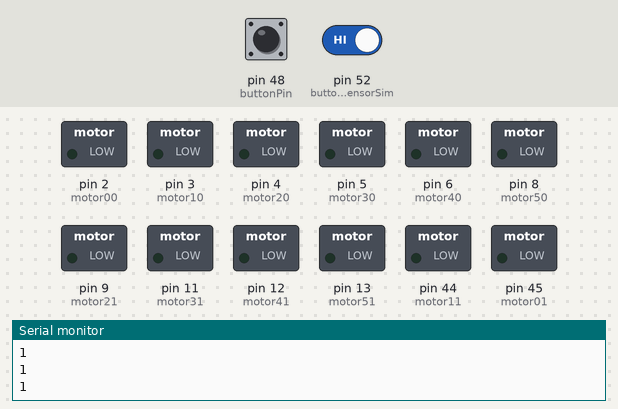
Simulated run of this sketch. Board: Arduino Mega 2560, built with avr-gcc and run on an emulated ATmega2560. Parts: switched loads named in the sketch (green lamp = pin HIGH), the last lines printed to the serial monitor. Dashed ring = blinking. Inputs (shaded band) come from the test bench; at power-on: pin 48 (buttonPin) HIGH, pin 52 (buttonSensorSim) HIGH.

Above: at 1.2 s.
1.3 s: pin 48 (buttonPin) pulled LOW for 3.2 s
At 4.8 s:
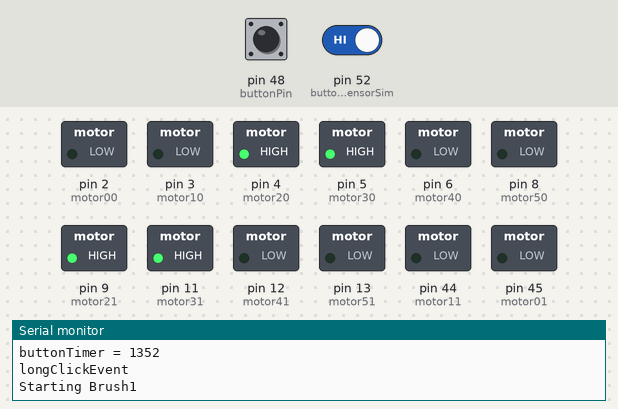
6.1 s: pin 52 (buttonSensorSim) driven LOW
At 7.27 s:
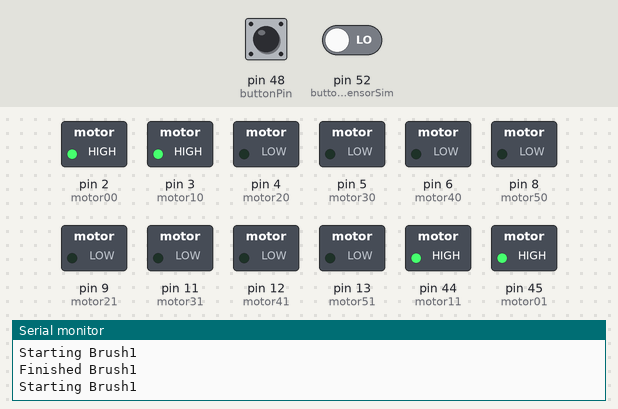
9.1 s: pin 48 (buttonPin) pulled LOW for 1 s
At 11.04 s:
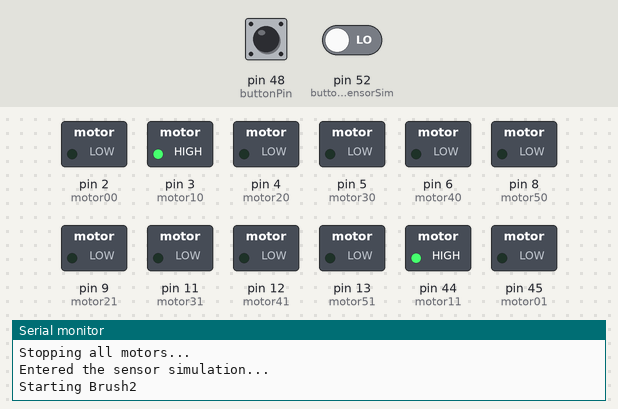
12.1 s: pin 48 (buttonPin) pulled LOW for 0.15 s
15.2 s: pin 48 (buttonPin) pulled LOW for 0.15 s
18.3 s: pin 48 (buttonPin) pulled LOW for 1 s
At 19.81 s:
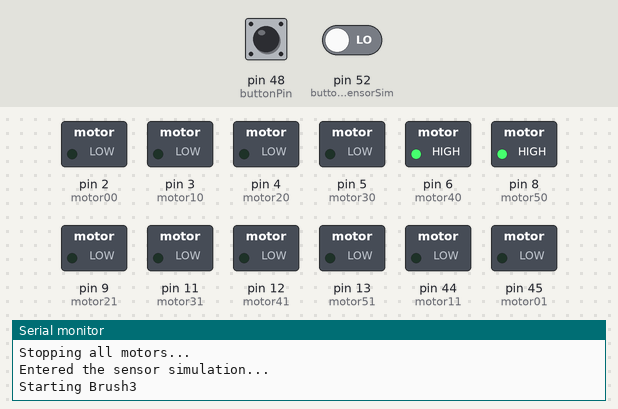
Timing chart, 0 to 22.3 s (numbered marks = the images above; inputs shaded):
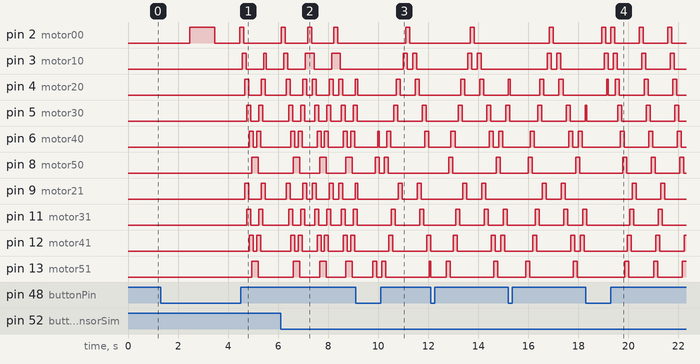

The sketch:

Vsense.ino
```cpp
// constants / pin numbers
const int motor00 = 2;
const int motor01 = 45;
const int motor10 = 3;
const int motor11 = 44;
const int motor20 = 4;
const int motor21 = 9;
const int motor30 = 5;
const int motor31 = 11;
const int motor40 = 6;
const int motor41 = 12;
const int motor50 = 8;
const int motor51 = 13;

const int buttonPin = 48;

//const int HRsensor = 46;
const int buttonSensorSim = 52;

// variables
unsigned long timerDiff = 0;
unsigned long buttonTimer = 0; //ms timer: will store the value of millis() to check for pressing time
unsigned long longClickTime = 1000; //ms period: how long to wait for the long click event to trigger
bool buttonActive;
bool longPressActive = false;
bool brush1Active = false;
bool brush2Active = false;
bool brush3Active = false;
bool longClickMode = false;

int SOA = 95; //inter-stimulus onset asynchrony
int motorCycle = 160; //full time each motor will run
int addTime = 100; //additional time at the end of the wave
int PWM = 255; //intensity of the motor vibration. Range: 0 --> 255 (motors need at least 60 to start)


void setup() {
  Serial.begin(9600);
  pinMode(motor00, OUTPUT);
  pinMode(motor01, OUTPUT);
  pinMode(motor10, OUTPUT);
  pinMode(motor11, OUTPUT);
  pinMode(motor20, OUTPUT);
  pinMode(motor21, OUTPUT);
  pinMode(motor30, OUTPUT);
  pinMode(motor31, OUTPUT);
  pinMode(motor40, OUTPUT);
  pinMode(motor41, OUTPUT);
  pinMode(motor50, OUTPUT);
  pinMode(motor51, OUTPUT);
  pinMode(buttonPin, INPUT_PULLUP);
  //pinMode(HRsensor, INPUT);
  pinMode(buttonSensorSim, INPUT_PULLUP);

  buttonActive = false;
}

void loop() {
  Serial.println(digitalRead(buttonPin));

  if (digitalRead(buttonPin) == LOW) {
    Serial.print("Starting program... ");
    while(digitalRead(buttonPin) == LOW){
      Serial.println("Entering the while loop for checking longClick...");
      if(buttonActive == false){
        Serial.println("Setting buttonTimer and buttonActive...");
        buttonTimer = millis();
        buttonActive = true;
      }
      Serial.println("I escaped the if statement for setting bTimer and bActive...");
      timerDiff = millis() - buttonTimer;
      if (timerDiff > longClickTime){
      //do long click event
      Serial.print("millis() = ");
      Serial.println(millis());
      Serial.print("buttonTimer = ");
      Serial.println(buttonTimer);
      Serial.println("longClickEvent");
      longPressActive = true;
      buttonActive = false;
      longClickEvent();
      }
      Serial.println("I passed by the if statement for longClick...");
      delay(100);
    }
    if (longPressActive == true){
      Serial.println("Resetting buttonActive and longPressActive...");
      buttonActive = false;
      longPressActive = false;
    } else {
        Serial.println("Resetting buttonActive...");
        buttonActive = false;
        //do short click event
        Serial.println("shortClickEvent");
        shortClickEvent();
        Serial.print("ShortClickEvent is finished. ButtonActive: ");
        Serial.println(buttonActive);
    }
    delay(100);
  }
  delay(100);
}

void longClickEvent() {
 //notification for the long click input
  analogWrite(motor00, PWM);  // run first line of motor at 60% duty cycle --> 3V
  analogWrite(motor01, PWM);
  delay(1000);                // play for 0.5s
  analogWrite(motor00, 0);  // shut first line of motor
  analogWrite(motor01, 0);
  delay(1000);             // wait for 1s

  brush1Active = true;
  longClickMode = true;
  brush1();
  stopMotors();
  while (true) {
    Serial.println("Waiting for sensor...");
    if (digitalRead(buttonPin) == LOW){
      if (brush1Active == true){
        brush1Active = false;
        brush2Active = true;
        brush2();
        stopMotors();
      } else if (brush2Active == true){
        brush2Active = false;
        brush3Active = true;
        brush3();
        stopMotors();
      } else if (brush3Active == true){
        brush3Active = false;
        brush4();
        stopMotors();
      } else {
        brush1Active = true;
        brush1();
        stopMotors();
      }
      delay(100);
    }

    if (digitalRead(buttonSensorSim) == LOW){
      Serial.println("Entered the sensor simulation...");
      longClickMode = false;
      if (brush1Active == true){
        brush1();
      } else if (brush2Active == true){
        brush2();
      } else if (brush3Active == true){
        brush3();
      } else {
        brush4();
      }
      stopMotors();
      delay(500);
      longClickMode = true;
    }
//    while (digitalRead(HRsensor)>120){
//      if (brush1Active){
//        // change the parameters of the brush
//        // do the brush patter 1
//      } else {
//
//      }
//    }
    delay(100);
  }
}

void shortClickEvent() {
  //notification for the short click input
  analogWrite(motor50, 90);  // run first line of motor at 60% duty cycle --> 3V
  analogWrite(motor51, 90);
  delay(3000);                // play for 0.5s
  analogWrite(motor50, 0);  // shut first line of motor
  analogWrite(motor51, 0);
  delay(1000);             // wait for 1s

  //brush1();
  stopMotors();

  delay(1000);
}

void brush1() {
  do{
    Serial.println("Starting Brush1");
    analogWrite(motor00, PWM);  // run first line of motor at PWM (range: 0 --> 255)
    analogWrite(motor01, PWM);
    delay(SOA);                // play for *SOA* before starting the next row
    analogWrite(motor10, PWM);  // run second line of motor at PWM (range: 0 --> 255)
    analogWrite(motor11, PWM);
    delay(motorCycle-SOA);    // wait for the full motorCycle to finish before shutting down the first line
    analogWrite(motor00, 0);  // shut first line of motor
    analogWrite(motor01, 0);
    if (digitalRead(buttonPin)==LOW)
      break;
    delay(2*SOA-motorCycle);  // wait for the time in between
    analogWrite(motor20, PWM);  // run third line of motor at PWM (range: 0 --> 255)
    analogWrite(motor21, PWM);
    delay(motorCycle-SOA);
    analogWrite(motor10, 0);  // shut second line of motor
    analogWrite(motor11, 0);
    delay(2*SOA-motorCycle);
    analogWrite(motor30, PWM);  // run fourth line of motor at PWM (range: 0 --> 255)
    analogWrite(motor31, PWM);
    if (digitalRead(buttonPin)==LOW)
      break;
    delay(motorCycle-SOA);
    analogWrite(motor20, 0);  // shut third line of motor
    analogWrite(motor21, 0);
    delay(2*SOA-motorCycle);
    analogWrite(motor40, PWM);  // run fifth line of motor at PWM (range: 0 --> 255)
    analogWrite(motor41, PWM);
    delay(motorCycle-SOA);
    analogWrite(motor30, 0);  // shut fourth line of motor
    analogWrite(motor31, 0);
    if (digitalRead(buttonPin)==LOW)
      break;
    delay(2*SOA-motorCycle);
    analogWrite(motor50, PWM);  // run sixth line of motor at PWM (range: 0 --> 255)
    analogWrite(motor51, PWM);
    delay(motorCycle-SOA);
    analogWrite(motor40, 0);  // shut fifth line of motor
    analogWrite(motor41, 0);
    delay(2*SOA-motorCycle+addTime); // end of the wave, start of the back firing wave
    analogWrite(motor40, PWM);
    analogWrite(motor41, PWM);
    if (digitalRead(buttonPin)==LOW)
      break;
    delay(motorCycle-SOA);
    analogWrite(motor50, 0);
    analogWrite(motor51, 0);
    delay(2*SOA-motorCycle);
    analogWrite(motor30, PWM);
    analogWrite(motor31, PWM);
    delay(motorCycle-SOA);
    analogWrite(motor40, 0);
    analogWrite(motor41, 0);
    if (digitalRead(buttonPin)==LOW)
      break;
    delay(2*SOA-motorCycle);
    analogWrite(motor20, PWM);
    analogWrite(motor21, PWM);
    delay(motorCycle-SOA);
    analogWrite(motor30, 0);
    analogWrite(motor31, 0);
    delay(2*SOA-motorCycle);
    analogWrite(motor10, PWM);
    analogWrite(motor11, PWM);
    if (digitalRead(buttonPin)==LOW)
      break;
    delay(motorCycle-SOA);
    analogWrite(motor20, 0);
    analogWrite(motor21, 0);
    delay(2*SOA-motorCycle);
    analogWrite(motor00, 1);
    analogWrite(motor01, 1);
    Serial.println("Finished Brush1");
  }while(longClickMode==false);
}

void brush2() {
  Serial.println("Starting Brush2");
  analogWrite(motor51, PWM);  // run the motor50 at PWM (range: 0 --> 153)
  delay(SOA);                 // play for *SOA* before starting the next row
  do{
    analogWrite(motor50, PWM);
    delay(motorCycle-SOA);
    analogWrite(motor51, 0);
    delay(2*SOA-motorCycle);
    analogWrite(motor40, PWM);
    delay(motorCycle-SOA);
    if (digitalRead(buttonPin)==LOW)
        break;
    analogWrite(motor50, 0);
    delay(2*SOA-motorCycle);
    analogWrite(motor41, PWM);
    delay(motorCycle-SOA);
    analogWrite(motor40, 0);
    delay(2*SOA-motorCycle);
    if (digitalRead(buttonPin)==LOW)
        break;
    analogWrite(motor31, PWM);
    delay(motorCycle-SOA);
    analogWrite(motor41, 0);
    delay(2*SOA-motorCycle);
    analogWrite(motor30, PWM);
    delay(motorCycle-SOA);
    if (digitalRead(buttonPin)==LOW)
        break;
    analogWrite(motor31, 0);
    delay(2*SOA-motorCycle);
    analogWrite(motor20, PWM);
    delay(motorCycle-SOA);
    analogWrite(motor30, 0);
    delay(2*SOA-motorCycle);
    if (digitalRead(buttonPin)==LOW)
        break;
    analogWrite(motor21, PWM);
    delay(motorCycle-SOA);
    analogWrite(motor20, 0);
    delay(2*SOA-motorCycle);
    analogWrite(motor11, PWM);
    delay(motorCycle-SOA);
    if (digitalRead(buttonPin)==LOW)
        break;
    analogWrite(motor21, 0);
    delay(2*SOA-motorCycle);
    analogWrite(motor10, PWM);
    delay(motorCycle-SOA);
    analogWrite(motor11, 0);
    delay(2*SOA-motorCycle);
    if (digitalRead(buttonPin)==LOW)
        break;
    analogWrite(motor00, PWM);
    delay(motorCycle-SOA);
    analogWrite(motor10, 0);
    delay(2*SOA-motorCycle);
    analogWrite(motor01, PWM);
    delay(motorCycle-SOA);
    if (digitalRead(buttonPin)==LOW)
        break;
    analogWrite(motor00, 0);
    delay(2*SOA-motorCycle);
    analogWrite(motor11, PWM);
    delay(motorCycle-SOA);
    analogWrite(motor01, 0);
    delay(2*SOA-motorCycle);
    if (digitalRead(buttonPin)==LOW)
        break;
    analogWrite(motor10, PWM);
    delay(motorCycle-SOA);
    analogWrite(motor11, 0);
    delay(2*SOA-motorCycle);
    analogWrite(motor20, PWM);
    delay(motorCycle-SOA);
    if (digitalRead(buttonPin)==LOW)
        break;
    analogWrite(motor10, 0);
    delay(2*SOA-motorCycle);
    analogWrite(motor21, PWM);
    delay(motorCycle-SOA);
    analogWrite(motor20, 0);
    delay(2*SOA-motorCycle);
    if (digitalRead(buttonPin)==LOW)
        break;
    analogWrite(motor31, PWM);
    delay(motorCycle-SOA);
    analogWrite(motor21, 0);
    delay(2*SOA-motorCycle);
    analogWrite(motor30, PWM);
    delay(motorCycle-SOA);
    if (digitalRead(buttonPin)==LOW)
        break;
    analogWrite(motor31, 0);
    delay(2*SOA-motorCycle);
    analogWrite(motor40, PWM);
    delay(motorCycle-SOA);
    analogWrite(motor30, 0);
    delay(2*SOA-motorCycle);
    if (digitalRead(buttonPin)==LOW)
        break;
    analogWrite(motor41, PWM);
    delay(motorCycle-SOA);
    analogWrite(motor40, 0);
    delay(2*SOA-motorCycle);
    analogWrite(motor51, PWM);
    delay(motorCycle-SOA);
    if (digitalRead(buttonPin)==LOW)
        break;
    analogWrite(motor41, 0);
    delay(2*SOA-motorCycle);
  }while(longClickMode==false);
  Serial.println("Finished Brush2");
}

void brush3(){
  Serial.println("Starting Brush3");
 analogWrite(motor00, PWM);
 delay(SOA);
 do {
   analogWrite(motor10, PWM);
   delay(motorCycle-SOA);
   analogWrite(motor00, 0);
   delay(2*SOA-motorCycle);
   analogWrite(motor20, PWM);
   delay(motorCycle-SOA);
   if (digitalRead(buttonPin)==LOW)
     break;
   analogWrite(motor10, 0);
   delay(2*SOA-motorCycle);
   analogWrite(motor30, PWM);
   delay(motorCycle-SOA);
   analogWrite(motor20, 0);
   delay(2*SOA-motorCycle);
   if (digitalRead(buttonPin)==LOW)
     break;
   analogWrite(motor40, PWM);
   delay(motorCycle-SOA);
   analogWrite(motor30, 0);
   delay(2*SOA-motorCycle);
   analogWrite(motor50, PWM);
   delay(motorCycle-SOA);
   if (digitalRead(buttonPin)==LOW)
     break;
   analogWrite(motor40, 0);
   delay(2*SOA-motorCycle);
   analogWrite(motor51, PWM);
   delay(motorCycle-SOA);
   analogWrite(motor50, 0);
   delay(2*SOA-motorCycle);
   if (digitalRead(buttonPin)==LOW)
     break;
   analogWrite(motor41, PWM);
   delay(motorCycle-SOA);
   analogWrite(motor51, 0);
   delay(2*SOA-motorCycle);
   analogWrite(motor31, PWM);
   delay(motorCycle-SOA);
   if (digitalRead(buttonPin)==LOW)
     break;
   analogWrite(motor41, 0);
   delay(2*SOA-motorCycle);
   analogWrite(motor21, PWM);
   delay(motorCycle-SOA);
   analogWrite(motor31, 0);
   delay(2*SOA-motorCycle);
   if (digitalRead(buttonPin)==LOW)
     break;
   analogWrite(motor11, PWM);
   delay(motorCycle-SOA);
   analogWrite(motor21, 0);
   delay(2*SOA-motorCycle);
   analogWrite(motor01, PWM);
   delay(motorCycle-SOA);
   if (digitalRead(buttonPin)==LOW)
     break;
   analogWrite(motor11, 0);
   delay(2*SOA-motorCycle);
   analogWrite(motor00, PWM);
   delay(motorCycle-SOA);
   analogWrite(motor01, 0);
   delay(2*SOA-motorCycle);
   if (digitalRead(buttonPin)==LOW)
     break;
 }while(longClickMode==false);
 Serial.println("Finished Brush3");
}

void brush4(){
  Serial.println("Starting Brush4");
  analogWrite(motor00, PWM);
  delay(SOA);
  do {
    analogWrite(motor10, 165); // 204 was the corresponding number but since the other is not strong enough this had to be tempered
    analogWrite(motor11, 90); // 51 was the correct number to get a perfect hourlass shape with phantom actuators but the motor only start around 85
    delay(motorCycle-SOA);
    analogWrite(motor00, 0);
    delay(2*SOA-motorCycle);
    analogWrite(motor20, 137); // putting this one more in the middle to get a contrast with the previous one (correct number: 153)
    analogWrite(motor21, 117); // correct number: 102
    delay(motorCycle-SOA);
    if (digitalRead(buttonPin)==LOW)
     break;
    analogWrite(motor10, 0);
    analogWrite(motor11, 0);
    delay(2*SOA-motorCycle);
    analogWrite(motor30, 117);
    analogWrite(motor31, 137);
    delay(motorCycle-SOA);
    analogWrite(motor20, 0);
    analogWrite(motor21, 0);
    delay(2*SOA-motorCycle);
    if (digitalRead(buttonPin)==LOW)
     break;
    analogWrite(motor40, 90);
    analogWrite(motor41, 165);
    delay(motorCycle-SOA);
    analogWrite(motor30, 0);
    analogWrite(motor31, 0);
    delay(2*SOA-motorCycle);
    analogWrite(motor51, PWM);
    delay(motorCycle-SOA);
    if (digitalRead(buttonPin)==LOW)
     break;
    analogWrite(motor40, 0);
    analogWrite(motor41, 0);
    delay(2*SOA-motorCycle);
    analogWrite(motor50, PWM);
    delay(motorCycle-SOA);
    analogWrite(motor51, 0);
    delay(2*SOA-motorCycle);
    if (digitalRead(buttonPin)==LOW)
     break;
    analogWrite(motor40, 165);
    analogWrite(motor41, 90);
    delay(motorCycle-SOA);
    analogWrite(motor50, 0);
    delay(2*SOA-motorCycle);
    analogWrite(motor30, 137);
    analogWrite(motor31, 117);
    delay(motorCycle-SOA);
    if (digitalRead(buttonPin)==LOW)
     break;
    analogWrite(motor40, 0);
    analogWrite(motor41, 0);
    delay(2*SOA-motorCycle);
    analogWrite(motor20, 117);
    analogWrite(motor21, 137);
    delay(motorCycle-SOA);
    analogWrite(motor30, 0);
    analogWrite(motor31, 0);
    delay(2*SOA-motorCycle);
    if (digitalRead(buttonPin)==LOW)
     break;
    analogWrite(motor10, 90);
    analogWrite(motor11, 165);
    delay(motorCycle-SOA);
    analogWrite(motor20, 0);
    analogWrite(motor21, 0);
    delay(2*SOA-motorCycle);
    analogWrite(motor01, PWM);
    delay(motorCycle-SOA);
    if (digitalRead(buttonPin)==LOW)
     break;
    analogWrite(motor10, 0);
    analogWrite(motor11, 0);
    delay(2*SOA-motorCycle);
    analogWrite(motor00, PWM);
    delay(motorCycle-SOA);
    analogWrite(motor01, 0);
    delay(2*SOA-motorCycle);
    if (digitalRead(buttonPin)==LOW)
     break;
  }while(longClickMode == false);
  Serial.println("Finished Brush4");
}

void stopMotors() {
  Serial.println("Stopping all motors... ");
  analogWrite(motor00, 0);
  analogWrite(motor01, 0);
  analogWrite(motor10, 0);
  analogWrite(motor11, 0);
  analogWrite(motor20, 0);
  analogWrite(motor21, 0);
  analogWrite(motor30, 0);
  analogWrite(motor31, 0);
  analogWrite(motor40, 0);
  analogWrite(motor41, 0);
  analogWrite(motor50, 0);
  analogWrite(motor51, 0);
}
```

Measured:
- after the input at 1.3 s, pin 2 (motor00): LOW → HIGH after 1.2 s, → LOW 1.0 s later, → HIGH 1.0 s later, → LOW 0.16 s later; pin 3 (motor10): LOW → HIGH after 3.3 s, → LOW 0.16 s later, → HIGH 0.70 s later, → LOW 0.10 s later
- after the input at 6.1 s, pin 2 (motor00): alternates HIGH for 0.16 s and LOW for 0.89 s, starting at once; pin 3 (motor10): LOW → HIGH after 0.12 s, then repeats every 1.1 s: LOW 0.70 s, HIGH 0.35 s
- after the input at 9.1 s, pin 3 (motor10): alternates HIGH for 0.16 s and LOW for 0.22 s, 4 changes in all, then stays LOW, starting after 1.9 s; pin 8 (motor50): alternates HIGH for 0.16 s and LOW for 0.20 s, 4 changes in all, then stays LOW, starting after 0.78 s
- after the input at 18.3 s, pin 8 (motor50): alternates HIGH for 0.16 s and LOW for 0.98 s, starting after 2.6 s; pin 13 (motor51): alternates HIGH for 0.16 s and LOW for 0.98 s, starting after 1.6 s; pin 45 (motor01): alternates HIGH for 0.16 s and LOW for 0.98 s, starting after 2.0 s
